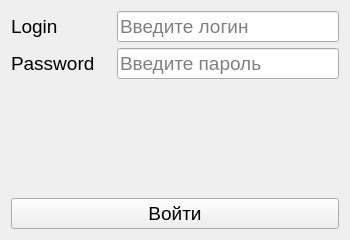
<?xml version="1.0" encoding="UTF-8"?>
<ui version="4.0">
 <class>Form</class>
 <widget class="QWidget" name="Form">
  <property name="geometry">
   <rect>
    <x>0</x>
    <y>0</y>
    <width>350</width>
    <height>240</height>
   </rect>
  </property>
  <property name="minimumSize">
   <size>
    <width>350</width>
    <height>240</height>
   </size>
  </property>
  <property name="maximumSize">
   <size>
    <width>350</width>
    <height>240</height>
   </size>
  </property>
  <property name="font">
   <font>
    <pointsize>14</pointsize>
   </font>
  </property>
  <property name="windowTitle">
   <string>Form</string>
  </property>
  <layout class="QVBoxLayout" name="verticalLayout">
   <item>
    <layout class="QHBoxLayout" name="horizontalLayout">
     <item>
      <widget class="QLabel" name="label">
       <property name="minimumSize">
        <size>
         <width>100</width>
         <height>0</height>
        </size>
       </property>
       <property name="text">
        <string>&lt;html&gt;&lt;head/&gt;&lt;body&gt;&lt;p&gt;&lt;span style=&quot; font-size:14pt;&quot;&gt;Login&lt;/span&gt;&lt;/p&gt;&lt;/body&gt;&lt;/html&gt;</string>
       </property>
      </widget>
     </item>
     <item>
      <widget class="QLineEdit" name="lineEdit">
       <property name="placeholderText">
        <string>Введите логин</string>
       </property>
      </widget>
     </item>
    </layout>
   </item>
   <item>
    <layout class="QHBoxLayout" name="horizontalLayout_2">
     <item>
      <widget class="QLabel" name="label_2">
       <property name="minimumSize">
        <size>
         <width>100</width>
         <height>0</height>
        </size>
       </property>
       <property name="text">
        <string>&lt;html&gt;&lt;head/&gt;&lt;body&gt;&lt;p&gt;&lt;span style=&quot; font-size:14pt;&quot;&gt;Password&lt;/span&gt;&lt;/p&gt;&lt;/body&gt;&lt;/html&gt;</string>
       </property>
      </widget>
     </item>
     <item>
      <widget class="QLineEdit" name="lineEdit_2">
       <property name="echoMode">
        <enum>QLineEdit::EchoMode::Password</enum>
       </property>
       <property name="placeholderText">
        <string>Введите пароль</string>
       </property>
      </widget>
     </item>
    </layout>
   </item>
   <item>
    <spacer name="verticalSpacer">
     <property name="orientation">
      <enum>Qt::Orientation::Vertical</enum>
     </property>
     <property name="sizeHint" stdset="0">
      <size>
       <width>20</width>
       <height>40</height>
      </size>
     </property>
    </spacer>
   </item>
   <item>
    <widget class="QPushButton" name="pushButton">
     <property name="text">
      <string>Войти</string>
     </property>
    </widget>
   </item>
  </layout>
 </widget>
 <resources/>
 <connections/>
</ui>
